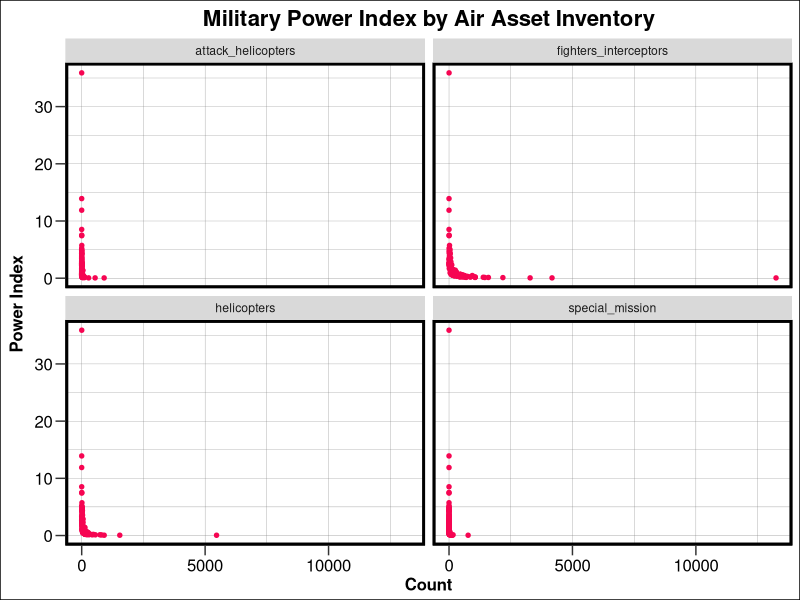
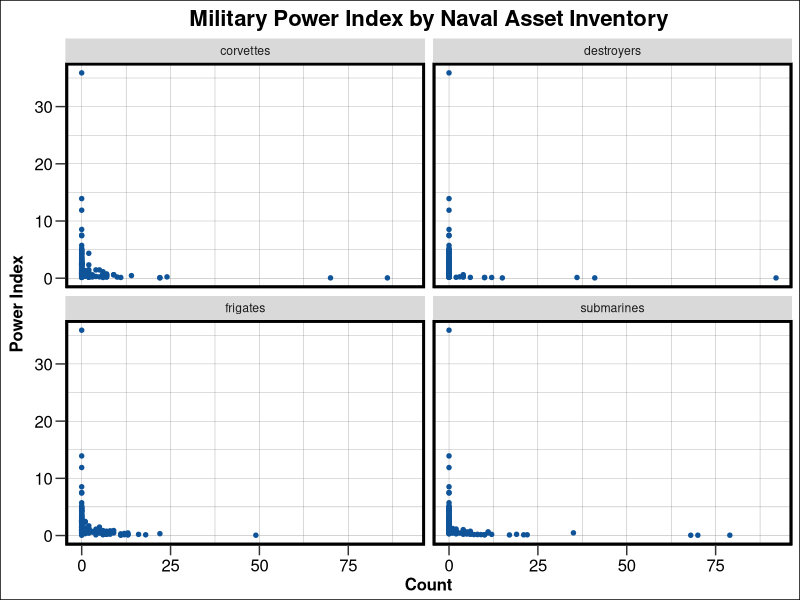

The R source for these figures, in order:
library(ggplot2)
library(dplyr)
library(tidyr)
library(glmnet)

# Define and set theme for plotting
plot_theme <- theme(
    plot.title = element_text(
       size = 16, face = "bold", hjust = 0.5,
       margin = margin(b = 0.25, unit = "cm")),
    plot.subtitle = element_text(
       size = 12),
    axis.title.x = element_text(
       size = 12, face = "bold", angle = 0,
       margin = margin(r = 0.25, unit = "cm")),
    axis.title.y = element_text(
       size = 12, face = "bold", angle = 90,
       margin = margin(r = 0.25, unit = "cm")),
    axis.text = element_text(
       size = 12),
     axis.ticks.length = unit(0.25, "cm"),
    panel.grid.minor.x = element_line(
       linewidth = 0.1, color = "gray50"),
    panel.grid.major.x = element_line(
       linewidth = 0.1, color = "gray50"),
    panel.grid.minor.y = element_line(
       linewidth = 0.1, color = "gray50"),
    panel.grid.major.y = element_line(
       linewidth = 0.1, color = "gray50"),
    panel.background = element_rect(
       fill = "#FFFFFF"),
    panel.border = element_rect(
       color = "#000000", fill = NA, linewidth = 2),
    plot.background = element_rect(
       fill = "#FFFFFF"),
    legend.background = element_rect(
       fill = "#FFFFFF"),
    legend.key = element_rect(
       fill = "#FFFFFF"),
    legend.title = element_text(
       size = 12, face = "bold"),
    legend.text = element_text(
       size = 12)
)

theme_set(plot_theme)

# Read in data and create separate frames for preliminary plotting
firepower <- read.csv("./data/firepower.csv", sep = ",", header = TRUE) %>%
    select(-X, -country, -labor_force, -foreign_exchange_gold,
           -external_debt, -oil_consumption, -oil_proven_reserves) %>%
    as_tibble()

air_power <- firepower %>%
    select(power_index, attack_helicopters, helicopters,
           fighters_interceptors, special_mission) %>%
    pivot_longer(
       cols = c(attack_helicopters, helicopters,
              fighters_interceptors, special_mission),
       names_to = "air_asset",
       values_to = "count")

naval_power <- firepower %>%
    select(power_index, corvettes, destroyers,
           frigates, submarines) %>%
    pivot_longer(
       cols = c(corvettes, destroyers, frigates, submarines),
       names_to = "naval_asset",
       values_to = "count")

air_power_plot <- ggplot(
    data = air_power,
    mapping = aes(
        x = count, y = power_index)
) +
    geom_point(
        size = 1.2,
        color = "#F60552"
) +
    labs(
        x = "Count",
        y = "Power Index",
        title = "Military Power Index by Air Asset Inventory"
) +
    facet_wrap(~ air_asset)

air_power_plot

naval_power_plot <- ggplot(
   data = naval_power,
   mapping = aes(
      x = count, y = power_index)
) +
   geom_point(
      size = 1.2,
      color = "#0F5499"
) +
   labs(
      x = "Count",
      y = "Power Index",
      title = "Military Power Index by Naval Asset Inventory"
) +
   facet_wrap(~ naval_asset)

naval_power_plot